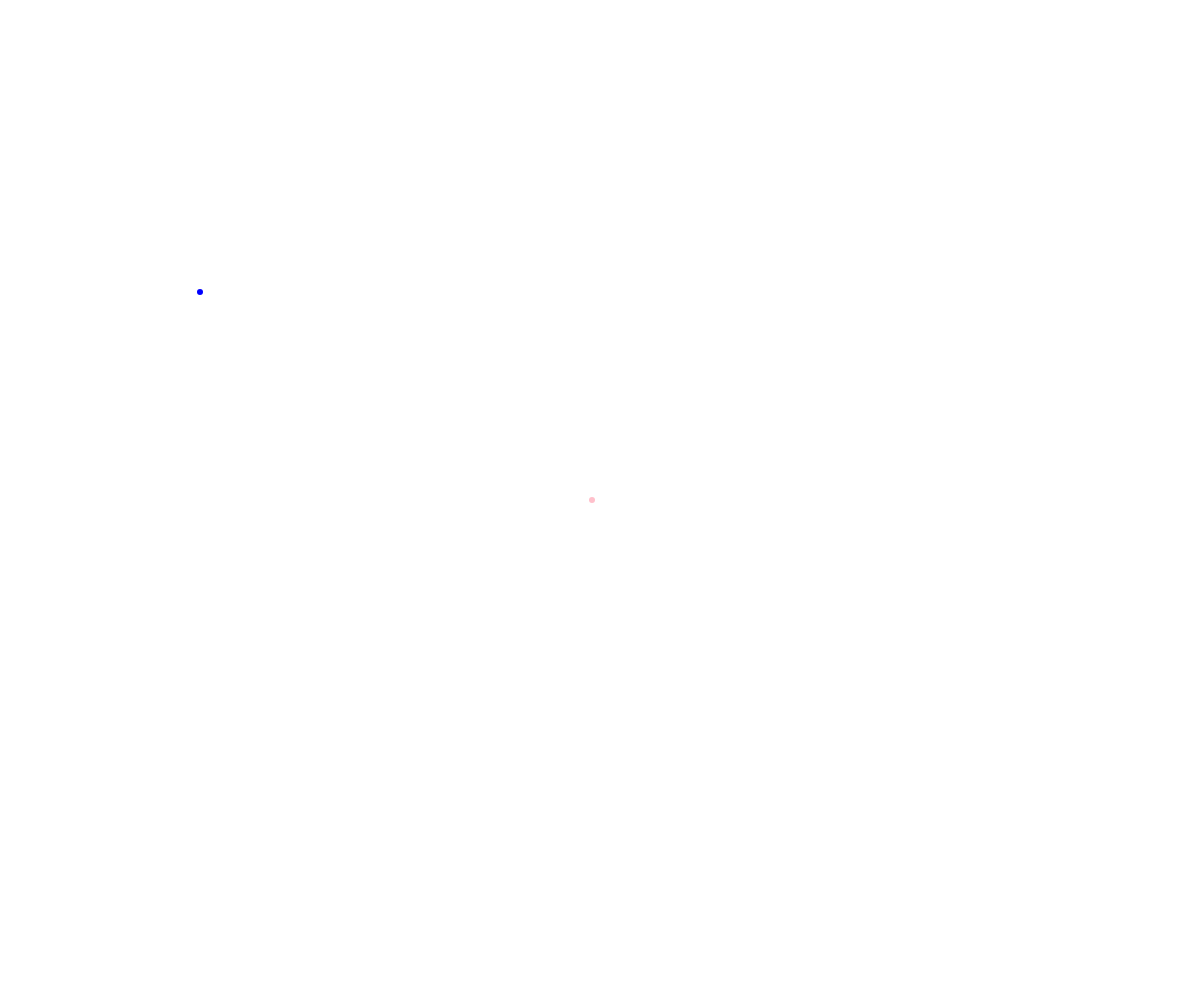
Frame 1 (no input)
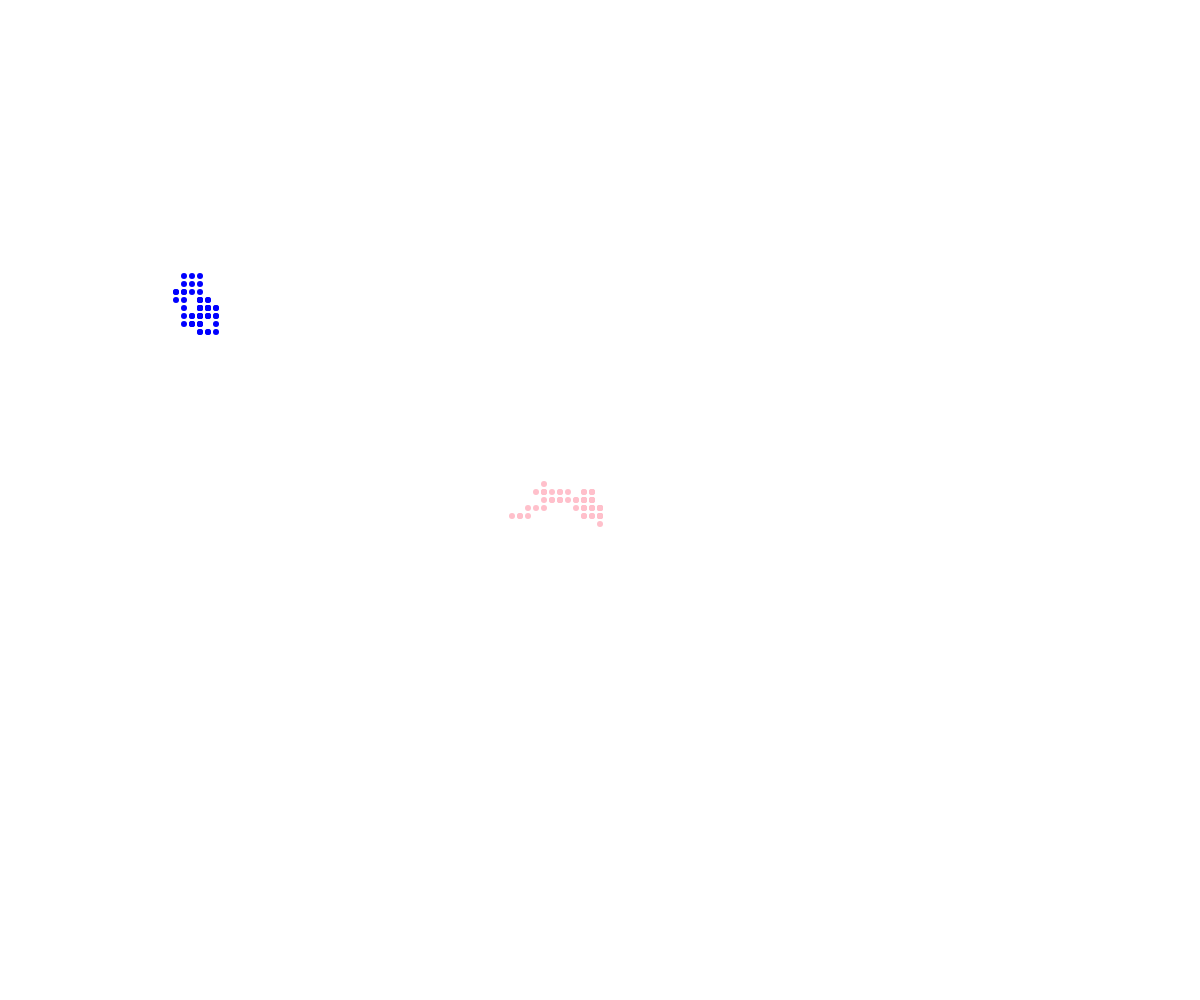
Frame 60 (no input)
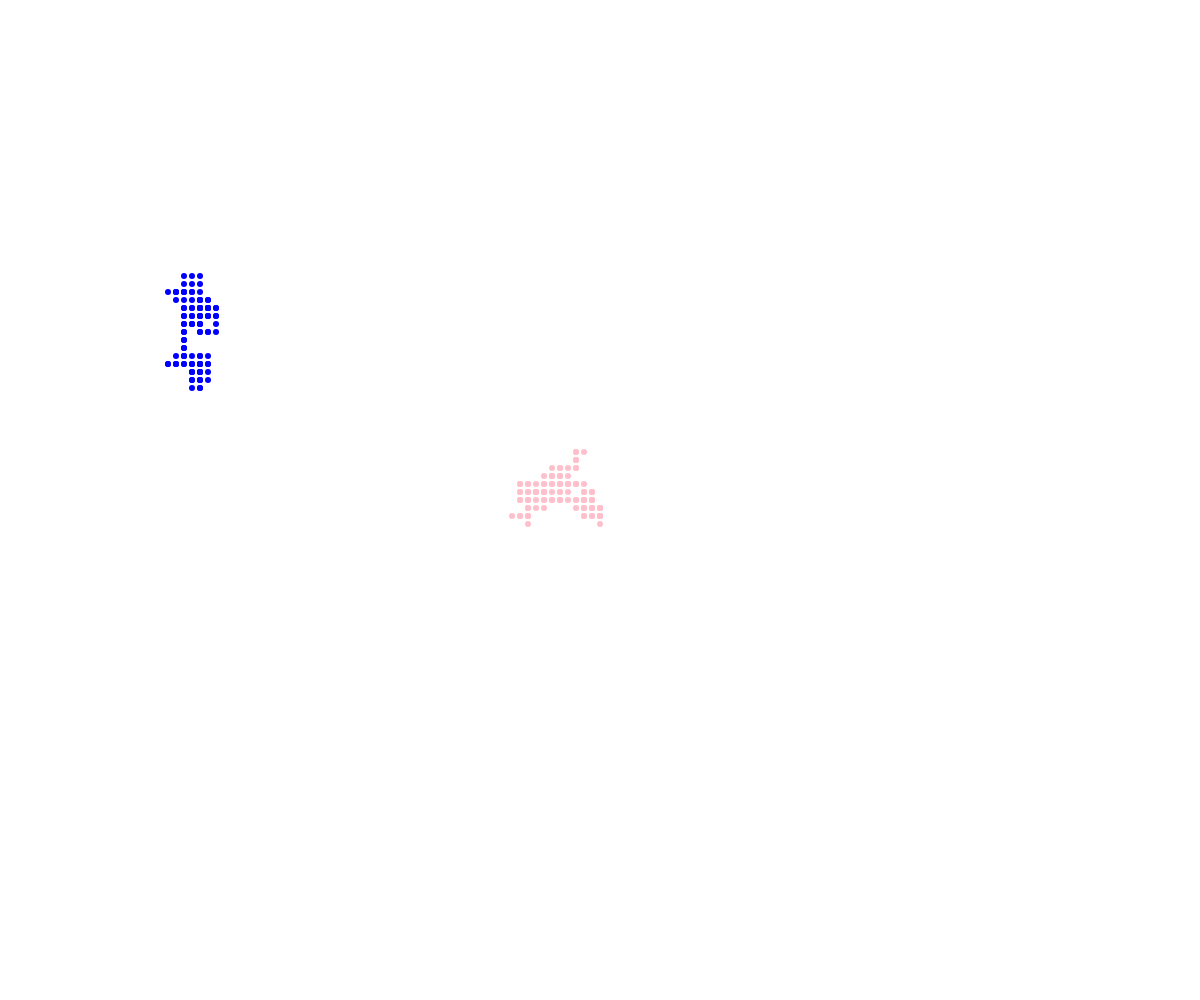
Frame 120 (the mouse pressed at the canvas centre since frame 60)

The p5.js sketch that drew these frames (run headless with seeded random() and noise() and a simulated clock; from frame 60 on, the mouse is pressed at the canvas centre):

// p5.js sketch
// ── sketch.js
// Walker OOP Demo

class Walker {
  constructor(x, y, theColor) {
    this.x = x;
    this.y = y;
    this.speed = 8;
    this.radius = 3;
    this.color = theColor;
  }

  display() {
    noStroke();
    fill(this.color);
    circle(this.x, this.y, this.radius * 2);
  }

  move() {
    let choice = random(100);
    if (choice < 25) {
      // up
      this.y -= this.speed;
    }
    else if (choice < 50) {
      // down
      this.y += this.speed;
    }
    else if (choice < 75) {
      // left
      this.x -= this.speed;
    }
    else {
      // right
      this.x += this.speed;
    }
  }
}

let amy;
let joti;

function setup() {
  createCanvas(windowWidth, windowHeight);
  amy = new Walker(width / 2, height / 2, "pink");
  joti = new Walker(200, 300, "blue");
}

function draw() {
  amy.move();
  joti.move();

  amy.display();
  joti.display();
}
